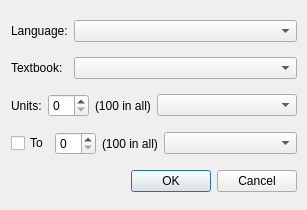
<?xml version="1.0" encoding="UTF-8"?>
<ui version="4.0">
 <class>SelectUnitsDialog</class>
 <widget class="QDialog" name="SelectUnitsDialog">
  <property name="geometry">
   <rect>
    <x>0</x>
    <y>0</y>
    <width>307</width>
    <height>210</height>
   </rect>
  </property>
  <property name="windowTitle">
   <string>Dialog</string>
  </property>
  <property name="modal">
   <bool>false</bool>
  </property>
  <widget class="QWidget" name="layoutWidget">
   <property name="geometry">
    <rect>
     <x>11</x>
     <y>11</y>
     <width>286</width>
     <height>192</height>
    </rect>
   </property>
   <layout class="QVBoxLayout" name="verticalLayout">
    <item>
     <layout class="QHBoxLayout" name="horizontalLayout">
      <item>
       <widget class="QLabel" name="label">
        <property name="sizePolicy">
         <sizepolicy hsizetype="Fixed" vsizetype="Preferred">
          <horstretch>0</horstretch>
          <verstretch>0</verstretch>
         </sizepolicy>
        </property>
        <property name="text">
         <string>Language:</string>
        </property>
       </widget>
      </item>
      <item>
       <widget class="QComboBox" name="cboLang">
        <property name="sizePolicy">
         <sizepolicy hsizetype="Expanding" vsizetype="Fixed">
          <horstretch>0</horstretch>
          <verstretch>0</verstretch>
         </sizepolicy>
        </property>
       </widget>
      </item>
     </layout>
    </item>
    <item>
     <layout class="QHBoxLayout" name="horizontalLayout_2">
      <item>
       <widget class="QLabel" name="label_2">
        <property name="sizePolicy">
         <sizepolicy hsizetype="Fixed" vsizetype="Preferred">
          <horstretch>0</horstretch>
          <verstretch>0</verstretch>
         </sizepolicy>
        </property>
        <property name="text">
         <string>Textbook:</string>
        </property>
       </widget>
      </item>
      <item>
       <spacer name="horizontalSpacer">
        <property name="orientation">
         <enum>Qt::Horizontal</enum>
        </property>
        <property name="sizeType">
         <enum>QSizePolicy::Fixed</enum>
        </property>
        <property name="sizeHint" stdset="0">
         <size>
          <width>5</width>
          <height>20</height>
         </size>
        </property>
       </spacer>
      </item>
      <item>
       <widget class="QComboBox" name="cboTextbook">
        <property name="sizePolicy">
         <sizepolicy hsizetype="Expanding" vsizetype="Fixed">
          <horstretch>0</horstretch>
          <verstretch>0</verstretch>
         </sizepolicy>
        </property>
       </widget>
      </item>
     </layout>
    </item>
    <item>
     <layout class="QHBoxLayout" name="horizontalLayout_3">
      <item>
       <widget class="QLabel" name="label_3">
        <property name="text">
         <string>Units:</string>
        </property>
       </widget>
      </item>
      <item>
       <widget class="QSpinBox" name="spnUnitFrom"/>
      </item>
      <item>
       <widget class="QLabel" name="lblUnitsInAllFrom">
        <property name="text">
         <string>(100 in all)</string>
        </property>
       </widget>
      </item>
      <item>
       <widget class="QComboBox" name="cboPartFrom">
        <property name="sizePolicy">
         <sizepolicy hsizetype="Expanding" vsizetype="Fixed">
          <horstretch>0</horstretch>
          <verstretch>0</verstretch>
         </sizepolicy>
        </property>
       </widget>
      </item>
     </layout>
    </item>
    <item>
     <layout class="QHBoxLayout" name="horizontalLayout_4">
      <item>
       <widget class="QCheckBox" name="chkTo">
        <property name="text">
         <string>To</string>
        </property>
       </widget>
      </item>
      <item>
       <widget class="QSpinBox" name="spnUnitTo"/>
      </item>
      <item>
       <widget class="QLabel" name="lblUnitsInAllTo">
        <property name="text">
         <string>(100 in all)</string>
        </property>
       </widget>
      </item>
      <item>
       <widget class="QComboBox" name="cboPartTo">
        <property name="sizePolicy">
         <sizepolicy hsizetype="Expanding" vsizetype="Fixed">
          <horstretch>0</horstretch>
          <verstretch>0</verstretch>
         </sizepolicy>
        </property>
       </widget>
      </item>
     </layout>
    </item>
    <item>
     <widget class="QDialogButtonBox" name="buttonBox">
      <property name="orientation">
       <enum>Qt::Horizontal</enum>
      </property>
      <property name="standardButtons">
       <set>QDialogButtonBox::Cancel|QDialogButtonBox::Ok</set>
      </property>
     </widget>
    </item>
   </layout>
  </widget>
 </widget>
 <resources/>
 <connections>
  <connection>
   <sender>buttonBox</sender>
   <signal>accepted()</signal>
   <receiver>SelectUnitsDialog</receiver>
   <slot>accept()</slot>
   <hints>
    <hint type="sourcelabel">
     <x>248</x>
     <y>254</y>
    </hint>
    <hint type="destinationlabel">
     <x>157</x>
     <y>274</y>
    </hint>
   </hints>
  </connection>
  <connection>
   <sender>buttonBox</sender>
   <signal>rejected()</signal>
   <receiver>SelectUnitsDialog</receiver>
   <slot>reject()</slot>
   <hints>
    <hint type="sourcelabel">
     <x>316</x>
     <y>260</y>
    </hint>
    <hint type="destinationlabel">
     <x>286</x>
     <y>274</y>
    </hint>
   </hints>
  </connection>
 </connections>
</ui>
